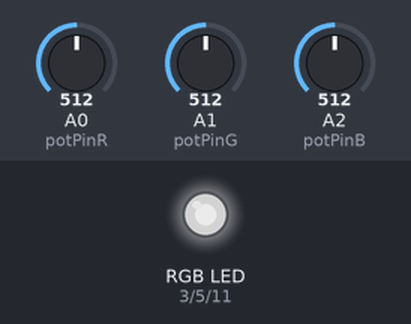
Recording of a sketch running on a simulated Arduino Uno, built with avr-gcc and run on an emulated ATmega328P. Shown: an RGB LED mixed from three pins (HIGH = lit). Inputs (shaded band) come from the test bench; at power-on: A0 (potPinR) = 512, A1 (potPinG) = 512, A2 (potPinB) = 512. Dim RGB values are drawn brighter than linear.

Above: at 1.2 s.
1.3 s: A0 (potPinR) set to 716
At 2.2 s:
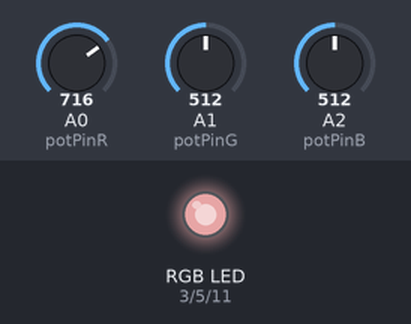
2.8 s: A1 (potPinG) set to 716
At 3.4 s:
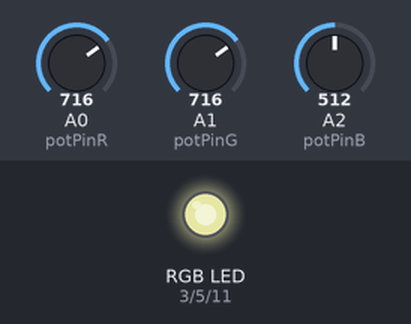
4.3 s: A2 (potPinB) set to 716
At 5.5 s:
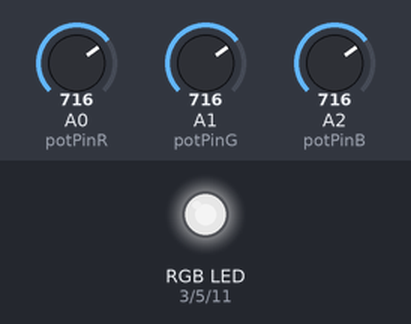
5.8 s: A0 (potPinR) set to 900
At 6.9 s:
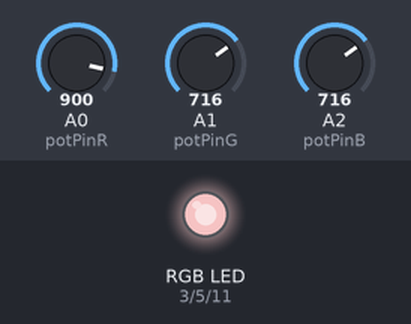
7.3 s: A1 (potPinG) set to 900
At 8.0 s:
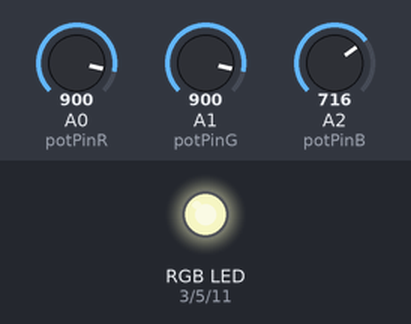
8.8 s: A2 (potPinB) set to 900
At 9.1 s:
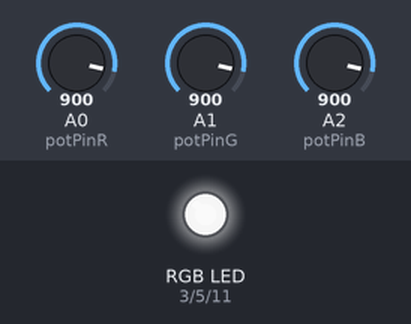
Timing chart, 0 to 11.3 s (numbered marks = the images above; inputs shaded):
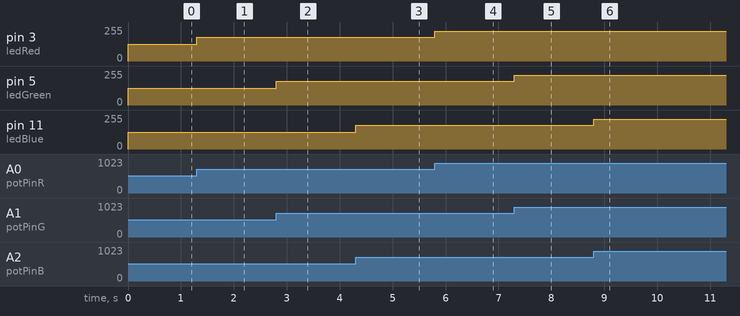

Measured:
- after the input at 1.3 s, pin 3 (ledRed): 127/255 → 178/255 at once
- after the input at 2.8 s, pin 5 (ledGreen): 127/255 → 178/255 at once
- after the input at 4.3 s, pin 11 (ledBlue): 127/255 → 178/255 at once
- after the input at 5.8 s, pin 3 (ledRed): 178/255 → 224/255 at once
- after the input at 7.3 s, pin 5 (ledGreen): 178/255 → 224/255 at once
- after the input at 8.8 s, pin 11 (ledBlue): 178/255 → 224/255 at once

The sketch:

Homework1_RGBLed.ino
```cpp
const int ledRed = 3;
const int ledGreen = 5;
const int ledBlue = 11;

const int potPinR = A0;
const int potPinG = A1;
const int potPinB = A2;

void setup() {
  pinMode(ledRed, OUTPUT);
  pinMode(ledGreen, OUTPUT);
  pinMode(ledBlue, OUTPUT);

  pinMode(potPinR, INPUT);
  pinMode(potPinG, INPUT);
  pinMode(potPinB, INPUT);
}

void loop() {
  int potValR = analogRead(potPinR);
  int potValG = analogRead(potPinG);
  int potValB = analogRead(potPinB);

  int valR = map(potValR, 0, 1023, 0, 255);
  int valG = map(potValG, 0, 1023, 0, 255);
  int valB = map(potValB, 0, 1023, 0, 255);

  analogWrite(ledRed, valR);
  analogWrite(ledGreen, valG);
  analogWrite(ledBlue, valB);
}
```
